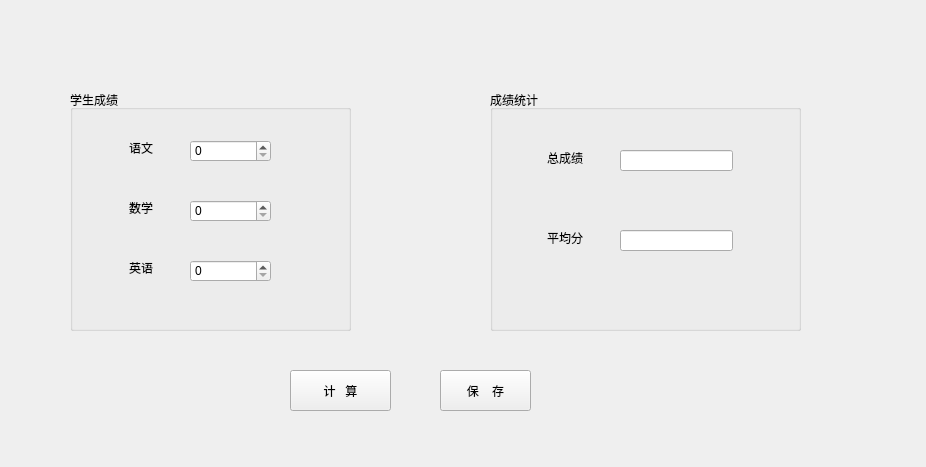
<?xml version="1.0" encoding="UTF-8"?>
<ui version="4.0">
 <class>Form</class>
 <widget class="QWidget" name="Form">
  <property name="geometry">
   <rect>
    <x>0</x>
    <y>0</y>
    <width>926</width>
    <height>467</height>
   </rect>
  </property>
  <property name="windowTitle">
   <string>Form</string>
  </property>
  <widget class="QGroupBox" name="groupBox">
   <property name="geometry">
    <rect>
     <x>70</x>
     <y>90</y>
     <width>281</width>
     <height>241</height>
    </rect>
   </property>
   <property name="title">
    <string>学生成绩</string>
   </property>
   <widget class="QLabel" name="label">
    <property name="geometry">
     <rect>
      <x>30</x>
      <y>50</y>
      <width>53</width>
      <height>16</height>
     </rect>
    </property>
    <property name="text">
     <string>语文</string>
    </property>
    <property name="alignment">
     <set>Qt::AlignRight|Qt::AlignTrailing|Qt::AlignVCenter</set>
    </property>
   </widget>
   <widget class="QLabel" name="label_2">
    <property name="geometry">
     <rect>
      <x>30</x>
      <y>110</y>
      <width>53</width>
      <height>16</height>
     </rect>
    </property>
    <property name="text">
     <string>数学</string>
    </property>
    <property name="alignment">
     <set>Qt::AlignRight|Qt::AlignTrailing|Qt::AlignVCenter</set>
    </property>
   </widget>
   <widget class="QLabel" name="label_3">
    <property name="geometry">
     <rect>
      <x>30</x>
      <y>170</y>
      <width>53</width>
      <height>16</height>
     </rect>
    </property>
    <property name="text">
     <string>英语</string>
    </property>
    <property name="alignment">
     <set>Qt::AlignRight|Qt::AlignTrailing|Qt::AlignVCenter</set>
    </property>
   </widget>
   <widget class="QSpinBox" name="chinese">
    <property name="geometry">
     <rect>
      <x>120</x>
      <y>50</y>
      <width>81</width>
      <height>22</height>
     </rect>
    </property>
   </widget>
   <widget class="QSpinBox" name="math">
    <property name="geometry">
     <rect>
      <x>120</x>
      <y>110</y>
      <width>81</width>
      <height>22</height>
     </rect>
    </property>
   </widget>
   <widget class="QSpinBox" name="english">
    <property name="geometry">
     <rect>
      <x>120</x>
      <y>170</y>
      <width>81</width>
      <height>22</height>
     </rect>
    </property>
   </widget>
  </widget>
  <widget class="QGroupBox" name="groupBox_2">
   <property name="geometry">
    <rect>
     <x>490</x>
     <y>90</y>
     <width>311</width>
     <height>241</height>
    </rect>
   </property>
   <property name="title">
    <string>成绩统计</string>
   </property>
   <widget class="QLabel" name="label_4">
    <property name="geometry">
     <rect>
      <x>40</x>
      <y>60</y>
      <width>53</width>
      <height>16</height>
     </rect>
    </property>
    <property name="text">
     <string>总成绩</string>
    </property>
    <property name="alignment">
     <set>Qt::AlignRight|Qt::AlignTrailing|Qt::AlignVCenter</set>
    </property>
   </widget>
   <widget class="QLabel" name="label_5">
    <property name="geometry">
     <rect>
      <x>40</x>
      <y>140</y>
      <width>53</width>
      <height>16</height>
     </rect>
    </property>
    <property name="text">
     <string>平均分</string>
    </property>
    <property name="alignment">
     <set>Qt::AlignRight|Qt::AlignTrailing|Qt::AlignVCenter</set>
    </property>
   </widget>
   <widget class="QLineEdit" name="total">
    <property name="geometry">
     <rect>
      <x>130</x>
      <y>60</y>
      <width>113</width>
      <height>21</height>
     </rect>
    </property>
    <property name="readOnly">
     <bool>true</bool>
    </property>
   </widget>
   <widget class="QLineEdit" name="average">
    <property name="geometry">
     <rect>
      <x>130</x>
      <y>140</y>
      <width>113</width>
      <height>21</height>
     </rect>
    </property>
    <property name="readOnly">
     <bool>true</bool>
    </property>
   </widget>
  </widget>
  <widget class="QPushButton" name="btnCalculate">
   <property name="geometry">
    <rect>
     <x>290</x>
     <y>370</y>
     <width>101</width>
     <height>41</height>
    </rect>
   </property>
   <property name="text">
    <string>计   算</string>
   </property>
  </widget>
  <widget class="QPushButton" name="btnSave">
   <property name="geometry">
    <rect>
     <x>440</x>
     <y>370</y>
     <width>91</width>
     <height>41</height>
    </rect>
   </property>
   <property name="text">
    <string>保    存</string>
   </property>
  </widget>
 </widget>
 <resources/>
 <connections/>
</ui>
